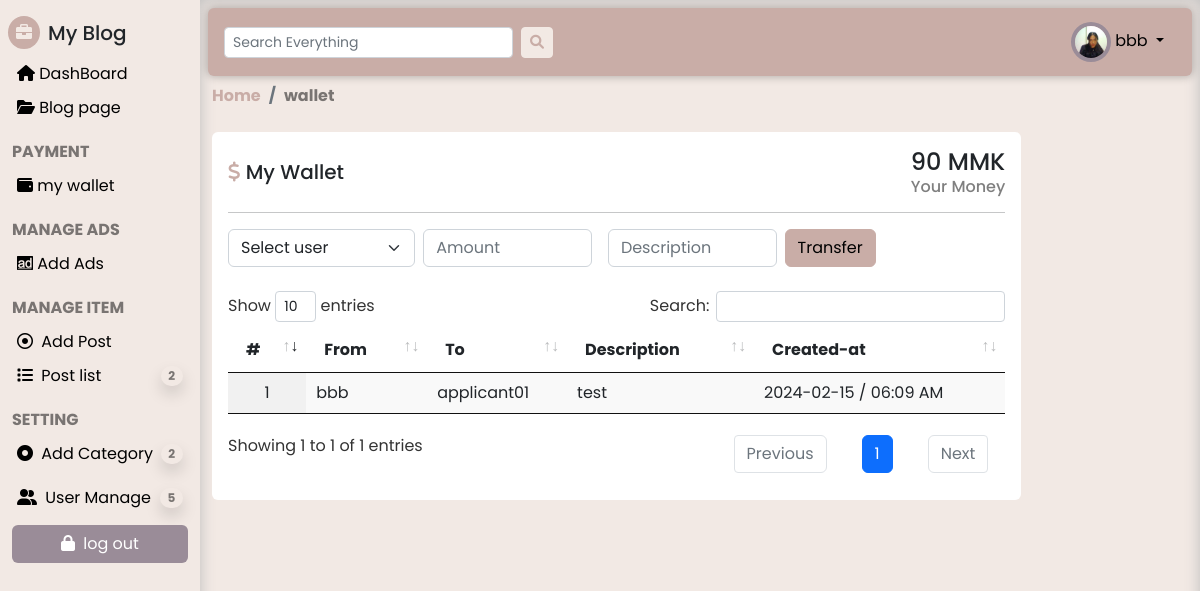
The page /wallet.php (signed in) on the database its author committed.
### tables this page shows
CREATE TABLE `transitions` (
  `id` int(50) NOT NULL,
  `from_user` int(11) NOT NULL,
  `to_user` int(11) NOT NULL,
  `amount` int(11) NOT NULL,
  `description` varchar(225) NOT NULL,
  `created_at` timestamp NOT NULL DEFAULT current_timestamp(),
  `updated_at` timestamp NOT NULL DEFAULT current_timestamp()
);

CREATE TABLE `users` (
  `id` int(11) NOT NULL,
  `name` varchar(255) NOT NULL,
  `email` varchar(255) NOT NULL,
  `password` varchar(225) NOT NULL,
  `role` varchar(225) DEFAULT NULL,
  `money` int(11) NOT NULL DEFAULT 0,
  `created_at` varchar(225) NOT NULL DEFAULT current_timestamp(),
  `updated_at` varchar(225) NOT NULL DEFAULT current_timestamp()
);

### core/base.php (called while the page is built, shortened)
<?php
function con(){
   return mysqli_connect("localhost" , "root" , "","blog");
}

### core/functions.php (called while the page is built, shortened)
<?php
function fetchAll($sql){
    $query = mysqli_query(con(),$sql);
    $rows = [];
    while ($row=mysqli_fetch_assoc($query)){
        array_push($rows,$row);
    }
    return $rows;
}
function fetch($sql){
    $query =mysqli_query(con(),$sql);
    $row = mysqli_fetch_assoc($query);
    return $row;
}
function day($timeStamp,$format="j M Y"){
    return date($format,strtotime($timeStamp));
}
function countTotal($tableName,$condition=1){
    $sql = " SELECT COUNT(id) FROM `$tableName` WHERE $condition";
    $total =  fetch($sql);
    return $total['COUNT(id)'];
};
function user($id){
    $sql = "SELECT * FROM `users` WHERE id=$id";
    return fetch($sql);
}
function transitions(){
    $sql = "SELECT * FROM `transitions` ";
    return fetchAll($sql);
}

### wallet.php (the view, shortened to what this page needs)
<?php include "template/header.php"; ?>
<div class="row">
    <div class="col-12 my-2">
        <nav aria-label="breadcrumb">
            <ol class="breadcrumb fw-bold text-black-50">
                <li class="breadcrumb-item"><a href="dashboard.php" style="text-decoration: none">Home</a></li>
                <li class="breadcrumb-item" aria-current="page">wallet</li>
            </ol>
        </nav>
    </div>
</div>
<div class="row">
    <div class="col-12 col-md-10">
        <div class="card">
            <div class="card-body">
                <div class="d-flex justify-content-between align-items-center">
                    <h5 class=" mb-0">
                        <i class="fa-solid fa-dollar-sign text-primary "></i>
                        My Wallet
                    </h5>
                    <div>
                        <h4 class="mb-0"><?php echo  user($_SESSION['user']['id'])['money']; ?> MMK</h4>
                        <h6 class="mb-0 text-black-50">Your Money</h6>
                    </div>
                </div>
                <hr>
                <form class="col-12 col-md-10 mb-4" method="post" >
                    <div class="d-flex align-items-center justify-content-center">
                        <select name="toUserId" id="" class="form-select">
                            <option value="0" selected disabled>Select user</option>
                        </select>
                        <input class=" form-control mx-2" placeholder="Amount" type="text" name="amount" required>
                        <input class=" form-control mx-2" placeholder="Description" type="text" name="description" required>
                        <button class="btn btn-primary" type="submit" name="transferBtn">Transfer</button>
                    </div>
                </form>
                <table id="example" class="display" style="width:100%">
                    <thead>
                    <tr>
                        <th >#</th>
                        <th>From</th>
                        <th>To</th>
                        <th>Description</th>
                        <th>Created-at</th>
                    </tr>
                    </thead>
                    <tbody>
                    <?php
                    foreach (transitions() as $t){
                        ?>
                        <tr>
                            <td class="text-center"><?php echo $t['id']; ?></td>
                            <td><?php  echo user($t['from_user'])['name']; ?></td>
                            <td><?php echo user($t['to_user'])['name']; ?></td>
                            <td><?php echo $t['description']; ?></td>
                            <td><?php echo day($t['created_at'],"Y-m-d / h:i A");  ?></td>
                        </tr>
                    <?php }; ?>
                    </tbody>
                </table>
            </div>
        </div>
    </div>
</div>
<?php include "template/footer.php";?>

### rows shown on the page
transitions: id "1", from_user.name "bbb", to_user.name "applicant01", description "test", created_at "2024-02-15 / 06:09 AM"

### other values the page prints
countTotal('posts') "2"
countTotal('categories') "2"
countTotal('users') "5"
$_SESSION['user']['name'] "bbb"
user($_SESSION['user']['id'])['money'] "90"
